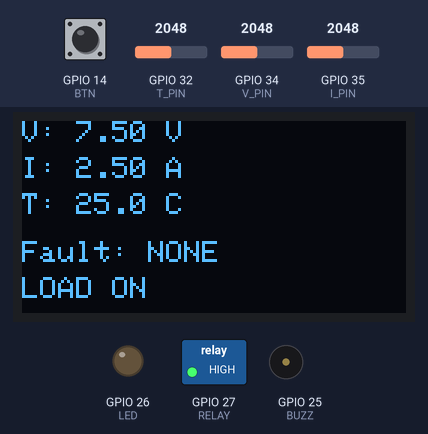
Simulated run of this sketch. Board: ESP32. On the bench: 128×64 one-colour display, switched loads named in the sketch (green lamp = pin HIGH), output pins drawn as LEDs (lit = HIGH), buzzer (waves = sounding, pin HIGH). Inputs (shaded band) come from the test bench; at power-on: GPIO 34 (V_PIN) = 2048, GPIO 32 (T_PIN) = 2048, GPIO 14 (BTN) HIGH, GPIO 35 (I_PIN) = 2048. What the sketch prints to the serial monitor is not drawn.

Above: at 1.2 s.
1.3 s: GPIO 34 (V_PIN) set to 1302
At 1.8 s:
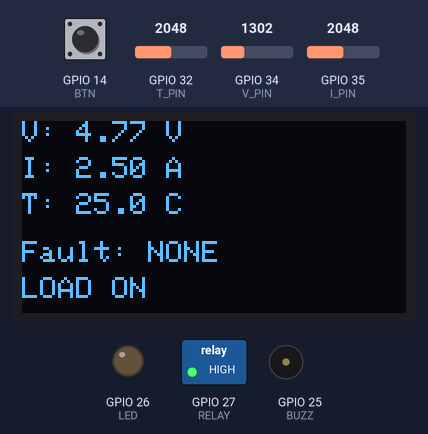
2.9 s: GPIO 34 (V_PIN) set to 1161
At 3.8 s:
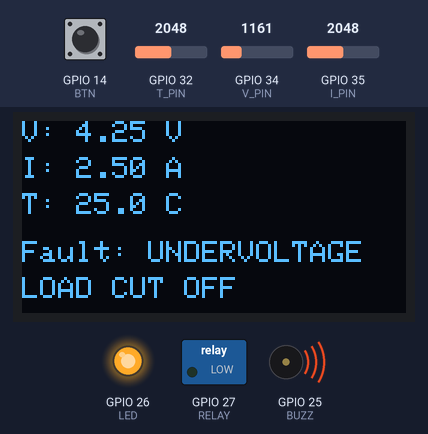
4.5 s: GPIO 32 (T_PIN) set to 2004
6.2 s: GPIO 34 (V_PIN) set to 3603
At 7.5 s:
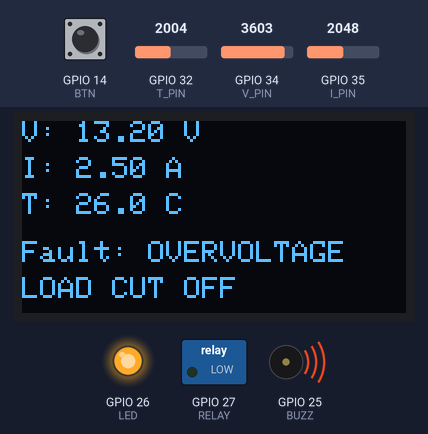
7.8 s: GPIO 34 (V_PIN) set to 3326
At 8.6 s:
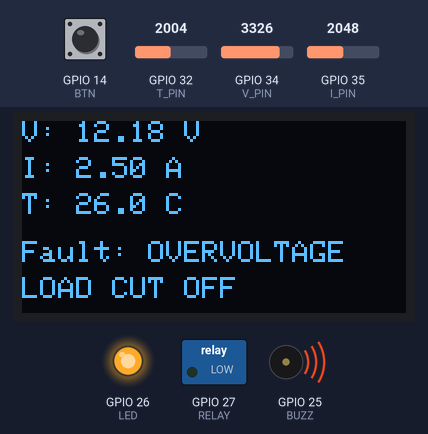
9.5 s: GPIO 34 (V_PIN) set to 3203
At 10.6 s:
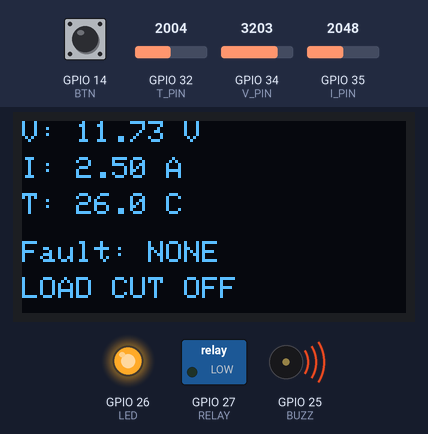
Timing chart, 0 to 12.2 s (numbered marks = the images above; inputs shaded):
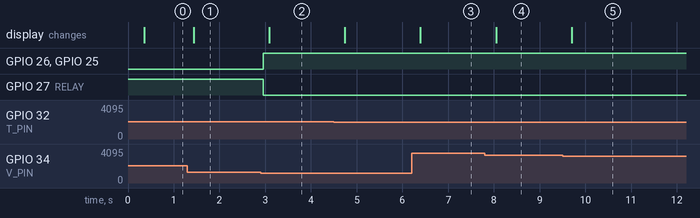

Measured:
- the behaviour switches between 1229 and 1228 on GPIO 34 (V_PIN) (found by bisection; images 1 and 2)
- the behaviour switches between 3277 and 3276 on GPIO 34 (V_PIN) (found by bisection; images 4 and 5)
- after the input at 1.3 s, the display: changes after 0.13 s (image 1)
- after the input at 2.9 s, GPIO 26 (LED), GPIO 25 (BUZZ): LOW → HIGH after 0.06 s; GPIO 27 (RELAY): HIGH → LOW after 0.06 s; the display: changes after 0.19 s (image 2)
- after the input at 6.2 s, the display: changes after 0.19 s (image 3)
- after the input at 7.8 s, the display: changes after 0.25 s (image 4)
- after the input at 9.5 s, the display: changes after 0.20 s (image 5)

The sketch:

v2_freetos_oled.ino
```cpp
#include <Wire.h>
#include <Adafruit_GFX.h>
#include <Adafruit_SSD1306.h>

const int V_PIN = 34, I_PIN = 35, T_PIN = 32;
const int BUZZ = 25, LED = 26, RELAY = 27, BTN = 14;

const float V_MAX = 12.0, V_MIN = 4.5, I_MAX = 3.5, T_MAX = 60.0;
const float BETA = 3950;

Adafruit_SSD1306 oled(128, 64, &Wire, -1);

struct Data { float v, i, t; const char* fault; bool latched; };
Data d = {0, 0, 25, "NONE", false};
SemaphoreHandle_t mtx;

float readTemp() {
  int a = analogRead(T_PIN);
  return 1 / (log(1 / (4095. / a - 1)) / BETA + 1.0 / 298.15) - 273.15;
}

// Task 1: read sensors
void sensorTask(void*) {
  for (;;) {
    float v = analogRead(V_PIN) * 15.0 / 4095.0;
    float i = analogRead(I_PIN) * 5.0 / 4095.0;
    float t = readTemp();
    xSemaphoreTake(mtx, portMAX_DELAY);
    d.v = v; d.i = i; d.t = t;
    xSemaphoreGive(mtx);
    vTaskDelay(pdMS_TO_TICKS(100));
  }
}

// Task 2: protection logic + reset button
void protectionTask(void*) {
  for (;;) {
    if (millis() > 2000) {
      xSemaphoreTake(mtx, portMAX_DELAY);
      if (digitalRead(BTN) == LOW && d.latched) {
        d.latched = false;
        digitalWrite(RELAY, HIGH);
        digitalWrite(LED, LOW);
        digitalWrite(BUZZ, LOW);
      }
      const char* f = "NONE";
      if (d.v > V_MAX) f = "OVERVOLTAGE";
      else if (d.v < V_MIN) f = "UNDERVOLTAGE";
      else if (d.i > I_MAX) f = "OVERCURRENT";
      else if (d.t > T_MAX) f = "OVERHEAT";
      d.fault = f;
      if (f[0] != 'N' && !d.latched) {
        d.latched = true;
        digitalWrite(RELAY, LOW);
        digitalWrite(LED, HIGH);
        digitalWrite(BUZZ, HIGH);
      }
      xSemaphoreGive(mtx);
    }
    vTaskDelay(pdMS_TO_TICKS(50));
  }
}

// Task 3: OLED display
void displayTask(void*) {
  for (;;) {
    xSemaphoreTake(mtx, portMAX_DELAY);
    Data c = d;
    xSemaphoreGive(mtx);
    oled.clearDisplay();
    oled.setTextSize(1);
    oled.setTextColor(SSD1306_WHITE);
    oled.setCursor(0, 0);  oled.printf("V: %.2f V", c.v);
    oled.setCursor(0, 12); oled.printf("I: %.2f A", c.i);
    oled.setCursor(0, 24); oled.printf("T: %.1f C", c.t);
    oled.setCursor(0, 40); oled.printf("Fault: %s", c.fault);
    oled.setCursor(0, 52); oled.print(c.latched ? "LOAD CUT OFF" : "LOAD ON");
    oled.display();
    vTaskDelay(pdMS_TO_TICKS(250));
  }
}

// Task 4: serial CSV log (on change + every 2 s)
void logTask(void*) {
  const char* last = "";
  unsigned long lastPrint = 0;
  for (;;) {
    xSemaphoreTake(mtx, portMAX_DELAY);
    Data c = d;
    xSemaphoreGive(mtx);
    if (strcmp(c.fault, last) != 0 || millis() - lastPrint > 2000) {
      Serial.printf("%lu,%.2f,%.2f,%.1f,%s\n", millis(), c.v, c.i, c.t, c.fault);
      last = c.fault;
      lastPrint = millis();
    }
    vTaskDelay(pdMS_TO_TICKS(100));
  }
}

void setup() {
  Serial.begin(115200);
  pinMode(BUZZ, OUTPUT); pinMode(LED, OUTPUT); pinMode(RELAY, OUTPUT);
  pinMode(BTN, INPUT_PULLUP);
  digitalWrite(RELAY, HIGH);
  oled.begin(SSD1306_SWITCHCAPVCC, 0x3C);
  mtx = xSemaphoreCreateMutex();
  xTaskCreate(sensorTask, "sensor", 4096, NULL, 2, NULL);
  xTaskCreate(protectionTask, "protect", 4096, NULL, 3, NULL);
  xTaskCreate(displayTask, "display", 4096, NULL, 1, NULL);
  xTaskCreate(logTask, "log", 4096, NULL, 1, NULL);
}

void loop() { vTaskDelay(portMAX_DELAY); }
```
